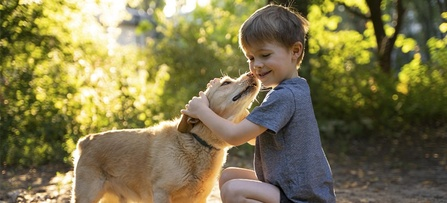
#> input picture brillo.jpg, 447 x 203 px, shrunk from 850 x 385 before the run, found by its file name
$ python Main.py
#> lines starting #> are read from the running program, lines starting #| are printed output that depends on the picture
### TP Procesamiento/Brillo.py
import numpy as np
from PIL import Image
from PIL import ImageEnhance
#


    #Cargamos la imagen
img2=Image.open(r"C:\Users\Vero\Desktop\TP procesamiento digital de imágenes\TP procesamiento digital de imágenes\brillo.jpg")
#> img2 is the input picture: PIL image 447x203 RGB; mean R, G, B 126.8, 118.9, 76.2

    #creamos la funcion para aumentar el brillo de la imagen
def aumentar_brillo(imagen, factor):
    """
    La función fue creada para aumentar el brillo de una imagen utilizando el modulo ImageEnhance.
    La función recibe dos parámetros: la imagen y el factor de aumento del brillo.
    El factor es un argumento que no es definido previamente,
    sino que es un valor que será instanciado luego para ser llamado y modificado desde otro lugar del código."""
    enhancer = ImageEnhance.Brightness(imagen)
    return enhancer.enhance(factor)
# [4 lines that do not run on import are left out]

#documentacion de la funcion aumentar_brillo
#https://pillow.readthedocs.io/en/stable/reference/ImageEnhance.html#module-PIL.ImageEnhance

### TP Procesamiento/Contorno.py
import numpy as np
from PIL import Image
from PIL import ImageFilter


#Cargar la imagen
img3=Image.open(r"C:\Users\Vero\Desktop\Tp Procesamiento digital de imágenes\TP procesamiento digital de imágenes\contorno.jpg")
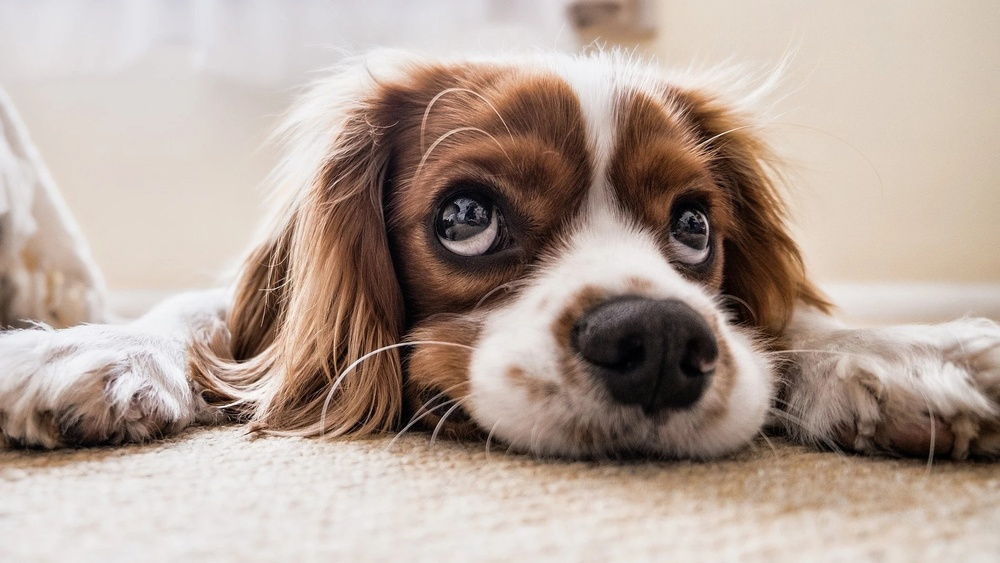
#> input picture contorno.jpg, 1000 x 563 px, shrunk from 1900 x 1069 before the run, found by its file name
#> img3 is the input picture: PIL image 1000x563 RGB; mean R, G, B 179.5, 162.6, 152.5
    #Vamos a crear una función que resalte el contorno de la imagen utilizando el filtro de contorno con ImageFilter.CONTOUR
#
def resaltar_contorno(imagen):
    """
    Esta función recibe como parámetro la imagen y devuelve la imagen con el contorno resaltado.
    Esta función devuelve la imagen modificada por el modulo ImageFilter.
    con su método CONTOUR, que resalta los bordes de la imagen.
    """
    return imagen.filter(ImageFilter.CONTOUR)
# [4 lines that do not run on import are left out]

### TP Procesamiento/Desenfoque.py
import numpy as np
from PIL import Image
from PIL import ImageFilter

    #Cargamos la imagen
img1=Image.open(r"C:\Users\Vero\Desktop\Tp Procesamiento digital de imágenes\TP procesamiento digital de imágenes/desenfoqueJPG.jpg")
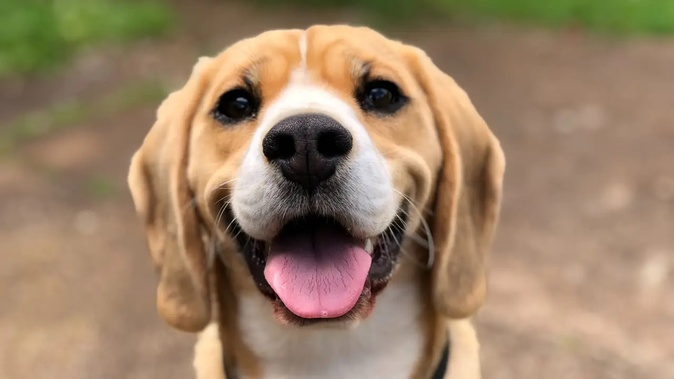
#> input picture desenfoqueJPG.jpg, 674 x 379 px, shrunk from 1280 x 720 before the run, found by its file name
#> img1 is the input picture: PIL image 674x379 RGB; mean R, G, B 154.9, 129.5, 103

    #Creamos la funcion para desenfocar la imagen
def desenfocar_imagen(imagen, radio=float):
    """
    Esta función recibe como parámetro la imagen y devuelve la imagen desenfocada.
    La función recibe dos parámetros: la imagen y el radio del desenfoque.
    El radio es un valor de tipo float que determina la cantidad de desenfoque que se aplicará
    a la imagen.
    """
    return imagen.filter(ImageFilter.GaussianBlur(radius=radio))
# [4 lines that do not run on import are left out]

#documentacion de la funcion desenfocar_imagen
#https://pillow.readthedocs.io/en/stable/reference/ImageFilter.html#module-PIL.ImageFilter

### TP Procesamiento/Main.py
import numpy as np
from PIL import Image
from PIL import ImageFilter
from PIL import ImageEnhance
from Brillo import aumentar_brillo
from Contorno import resaltar_contorno
from Desenfoque import desenfocar_imagen

#Cargamos la imagen
imgMain= Image.open(r"C:\Users\Vero\Desktop\TP procesamiento digital de imágenes\TP procesamiento digital de imágenes/main.jpg")
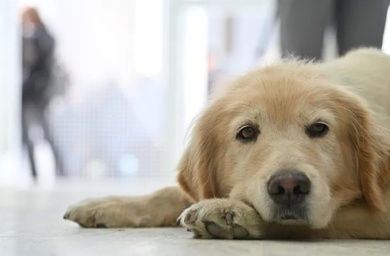
#> input picture main.jpg, 390 x 256 px, shrunk from 741 x 486 before the run, found by its file name
#> imgMain is the input picture: PIL image 390x256 RGB; mean R, G, B 180.4, 175.5, 166.4

#Llamamos a la funcion para aumentar el brillo de la imagen
img_brillante2= aumentar_brillo(imgMain, 2)
#> in aumentar_brillo, `return enhancer.enhance(factor)`:
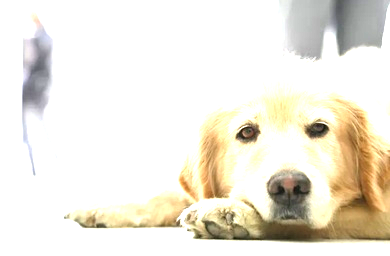
#> returned value: PIL image 390x256 RGB; mean R, G, B 237.8, 232.9, 220.8
img_brillante2.show()

#Llamamos a la funcion para resaltar el contorno de la imagen
img_contorno2= resaltar_contorno(imgMain)
#> in resaltar_contorno, `return imagen.filter(ImageFilter.CONTOUR)`:
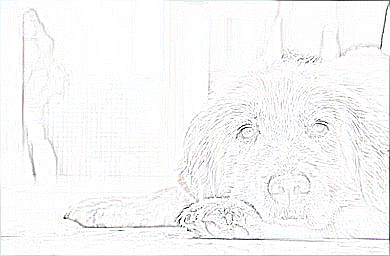
#> returned value: PIL image 390x256 RGB; mean R, G, B 247.3, 247.4, 247.1
img_contorno2.show()

#Llamamos a la funcion para desenfocar la imagen
img_desenfocada2= desenfocar_imagen(imgMain, radio=3)
#> in desenfocar_imagen, `return imagen.filter(ImageFilter.GaussianBlur(radius=radio))`:
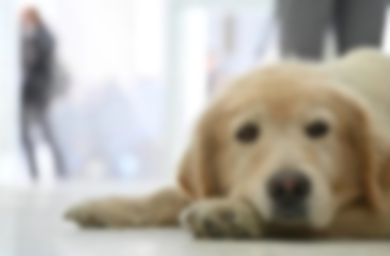
#> returned value: PIL image 390x256 RGB; mean R, G, B 180.4, 175.5, 166.4
img_desenfocada2.show()
